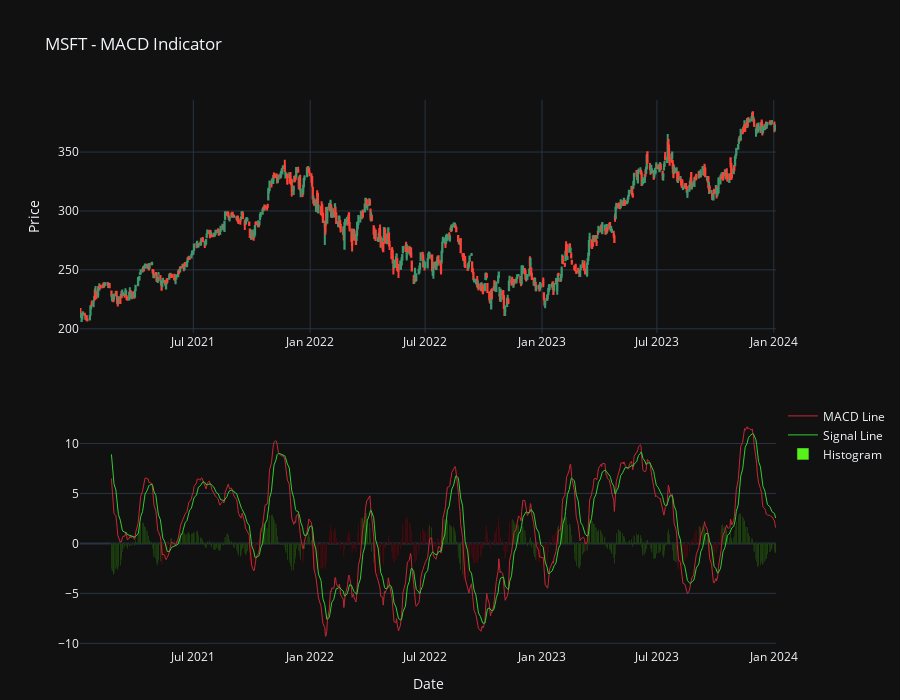

Notebook code for this chart:
### Markdown cell above
## Plot MACD

### Code cell
# Calculate MACD values
# Empty Data Frame to collect MACD analysis results
analysis = pd.DataFrame()
analysis['macd'], analysis['macdSignal'], analysis['macdHist'] = ta.MACD(df.Close, fastperiod=12, slowperiod=26, signalperiod=9)

# Construct a 2 x 1 Plotly figure
fig = make_subplots(rows=2, cols=1)

# Candlestick chart for pricing
fig.append_trace(go.Candlestick(x=df['Date'], open=df['Open'], high=df['High'], low=df['Low'],
    close=df['Close'], showlegend=False), row=1, col=1)

# Fast Signal (%k)
fig.append_trace(go.Scatter(x=df['Date'], y=analysis['macd'], line=dict(color='#C42836', width=1),
    name='MACD Line'), row=2, col=1)

# Slow signal (%d)
fig.append_trace(go.Scatter(x=df['Date'], y=analysis['macdSignal'], line=dict(color='limegreen', width=1),
    name='Signal Line'), row=2, col=1)

# Colorize the histogram values
colors = np.where(analysis['macd'] < 0, '#EA071C', '#57F219')

# Plot the histogram
fig.append_trace(go.Bar(x=df['Date'], y=analysis['macdHist'], name='Histogram', marker_color=colors), row=2, col=1)

# Update y & x axis labels
fig['layout']['yaxis']['title']='Price'
fig['layout']['xaxis2']['title']='Date'

# Change the Close to Price for the lengend label
fig.data[0].name = 'Price'

# Sets customized padding
set_padding(fig)

# Make it pretty
layout = go.Layout(template=TEMPLATE, title = TICKER + ' - MACD Indicator', height=700,
    xaxis_rangeslider_visible=False)

# Update options and show plot
fig.update_layout(layout)

fig.update_layout(legend=dict(yanchor="top", y=0.45, xanchor="left", x=1.01))
fig.show()

### Figure 1 — Plotly figure (JSON) as saved in the notebook; plotly's stock layout.template omitted (floating-point values rounded to 4 significant figures; data arrays with more than 128 entries replaced by an {"elided": "..."} marker saying what was removed)
{"data": [{"close": {"elided": "756 float values"}, "high": {"elided": "756 float values"}, "low": {"elided": "756 float values"}, "name": "Price", "open": {"elided": "756 float values"}, "showlegend": false, "type": "candlestick", "x": {"elided": "756 str values"}, "xaxis": "x", "yaxis": "y"}, {"line": {"color": "#C42836", "width": 1}, "name": "MACD Line", "type": "scatter", "x": {"elided": "756 str values"}, "xaxis": "x2", "y": {"elided": "756 float values"}, "yaxis": "y2"}, {"line": {"color": "limegreen", "width": 1}, "name": "Signal Line", "type": "scatter", "x": {"elided": "756 str values"}, "xaxis": "x2", "y": {"elided": "756 float values"}, "yaxis": "y2"}, {"marker": {"color": {"elided": "756 str values"}}, "name": "Histogram", "type": "bar", "x": {"elided": "756 str values"}, "xaxis": "x2", "y": {"elided": "756 float values"}, "yaxis": "y2"}], "layout": {"height": 700, "legend": {"x": 1.01, "xanchor": "left", "y": 0.45, "yanchor": "top"}, "margin": {"b": 10, "r": 10}, "title": {"text": "MSFT - MACD Indicator"}, "xaxis": {"anchor": "y", "domain": [0, 1], "rangeslider": {"visible": false}}, "xaxis2": {"anchor": "y2", "domain": [0, 1], "title": {"text": "Date"}}, "yaxis": {"anchor": "x", "domain": [0.575, 1], "title": {"text": "Price"}}, "yaxis2": {"anchor": "x2", "domain": [0, 0.425]}}}
